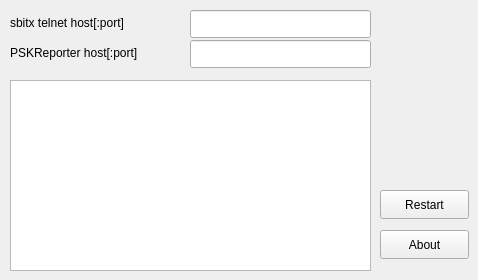
<?xml version="1.0" encoding="UTF-8"?>
<ui version="4.0">
 <class>MainWindow</class>
 <widget class="QMainWindow" name="MainWindow">
  <property name="geometry">
   <rect>
    <x>0</x>
    <y>0</y>
    <width>478</width>
    <height>280</height>
   </rect>
  </property>
  <property name="sizePolicy">
   <sizepolicy hsizetype="Fixed" vsizetype="Fixed">
    <horstretch>0</horstretch>
    <verstretch>0</verstretch>
   </sizepolicy>
  </property>
  <property name="windowTitle">
   <string notr="true">Sbitx to PSKReporter agent</string>
  </property>
  <property name="animated">
   <bool>false</bool>
  </property>
  <widget class="QWidget" name="centralwidget">
   <widget class="QLineEdit" name="lineEdit_telnethost">
    <property name="geometry">
     <rect>
      <x>190</x>
      <y>10</y>
      <width>181</width>
      <height>28</height>
     </rect>
    </property>
    <property name="readOnly">
     <bool>true</bool>
    </property>
   </widget>
   <widget class="QLineEdit" name="lineEdit_pskrepohost">
    <property name="geometry">
     <rect>
      <x>190</x>
      <y>40</y>
      <width>181</width>
      <height>28</height>
     </rect>
    </property>
    <property name="readOnly">
     <bool>true</bool>
    </property>
   </widget>
   <widget class="QLabel" name="label">
    <property name="geometry">
     <rect>
      <x>10</x>
      <y>12</y>
      <width>161</width>
      <height>21</height>
     </rect>
    </property>
    <property name="text">
     <string>sbitx telnet host[:port]</string>
    </property>
   </widget>
   <widget class="QLabel" name="label_2">
    <property name="geometry">
     <rect>
      <x>10</x>
      <y>38</y>
      <width>171</width>
      <height>30</height>
     </rect>
    </property>
    <property name="text">
     <string>PSKReporter host[:port]</string>
    </property>
   </widget>
   <widget class="QPushButton" name="pushButton_defaults">
    <property name="geometry">
     <rect>
      <x>380</x>
      <y>190</y>
      <width>89</width>
      <height>29</height>
     </rect>
    </property>
    <property name="text">
     <string>Restart</string>
    </property>
   </widget>
   <widget class="QPushButton" name="pushButton_about">
    <property name="geometry">
     <rect>
      <x>380</x>
      <y>230</y>
      <width>89</width>
      <height>29</height>
     </rect>
    </property>
    <property name="text">
     <string>About</string>
    </property>
   </widget>
   <widget class="QPlainTextEdit" name="plainTextEdit">
    <property name="geometry">
     <rect>
      <x>10</x>
      <y>80</y>
      <width>361</width>
      <height>191</height>
     </rect>
    </property>
    <property name="sizePolicy">
     <sizepolicy hsizetype="Fixed" vsizetype="Fixed">
      <horstretch>0</horstretch>
      <verstretch>0</verstretch>
     </sizepolicy>
    </property>
    <property name="horizontalScrollBarPolicy">
     <enum>Qt::ScrollBarPolicy::ScrollBarAlwaysOff</enum>
    </property>
    <property name="maximumBlockCount">
     <number>100</number>
    </property>
   </widget>
  </widget>
 </widget>
 <resources/>
 <connections/>
</ui>
